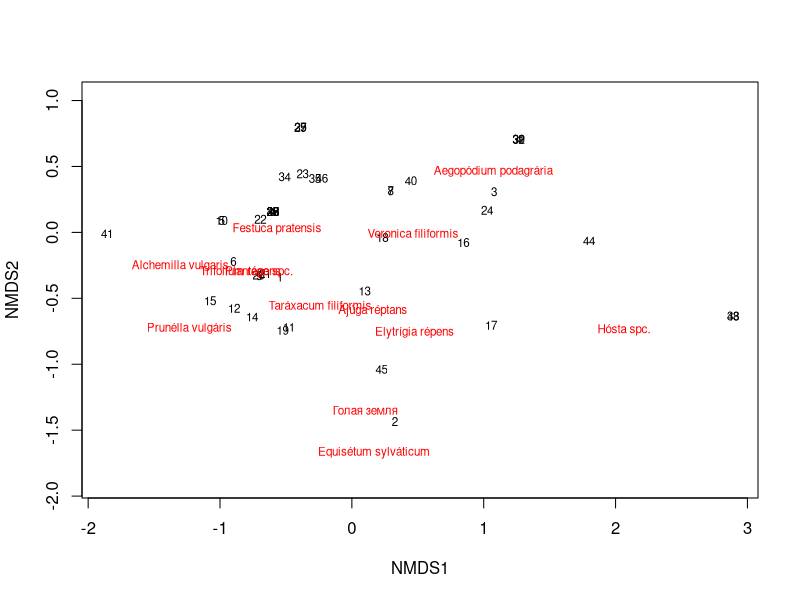
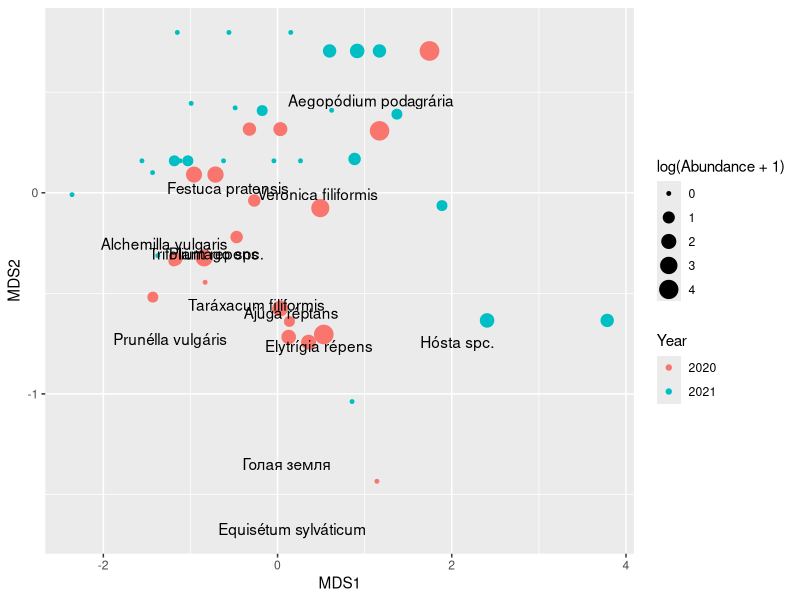
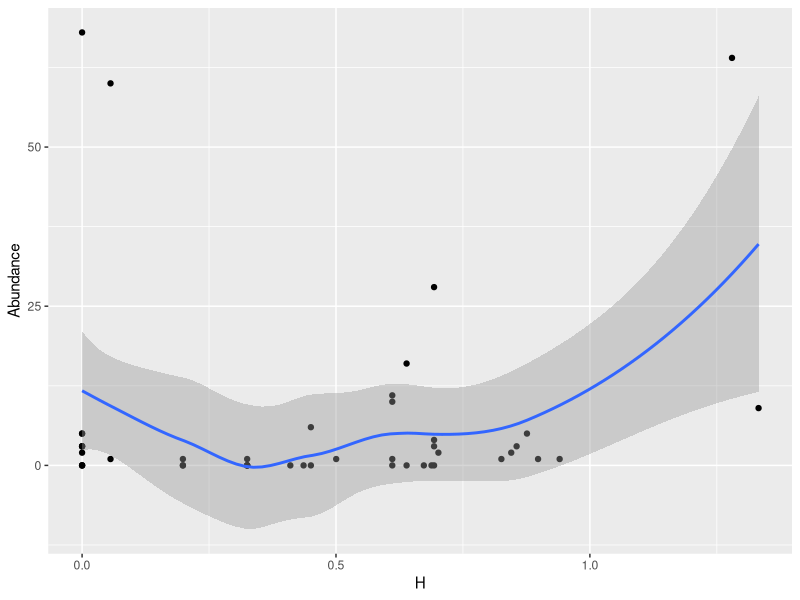

Source code (R) for these figures, in order:
library(dplyr)
library(reshape2)
library(vegan)
library(ggplot2)
library(readxl)



veg <- read_excel("Data/Tim_data.xlsx", sheet = "Фитоценоз 2020 2021")

snail <- read_excel("Data/Tim_data.xlsx", sheet = "Улитки 2020 2021")


df <-
  dcast(Sample ~ Species, data = veg, value.var = "Cover")


df[is.na(df)] <- 0


df_2 <- decostand(df[, -1], method = "rank")


mds_df <- metaMDS(df_2)

# mds_df <- rda(df_2)

plot(mds_df, type = "t")


MDS <- as.data.frame(mds_df$points)

MDS_sp <- as.data.frame(scores(mds_df)$species)


MDS$Sample <- df$Sample

MDS$Year <- as.factor(sub("_.*", "", MDS$Sample))

MDS <-
merge(MDS, snail)

ggplot(MDS, aes(MDS1, MDS2) ) +
  geom_point(aes(color = Year, size = log(Abundance+1) ), position = position_jitter(width = 1))+
  geom_text(data = MDS_sp, aes(x = NMDS1, y = NMDS2, label = rownames(MDS_sp)))

df_3 <- df %>% select(-`Голая земля`)
H <- data.frame(H = diversity(df_3[,-1]), Sample = df$Sample)

H_snail <-
merge(H, snail)

ggplot(H_snail, aes(x = H, y = Abundance)) + geom_point() + geom_smooth()


